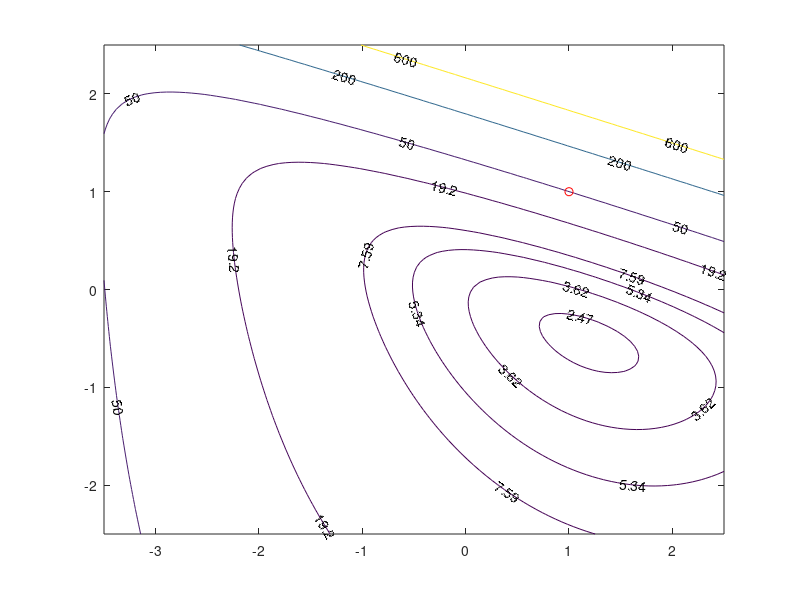

The MATLAB script that drew this image:
tol = 1e-4;
x0 = [2; -2];
epsilon = tol;  % Use epsilon as in the provided algorithm

% Define the given constants and initial guess
P = (1/8) * [7, sqrt(3); sqrt(3), 5];
xc = [1; 1];

% Define the function f0
% f0 = @(x) exp(x(1) + 3*x(2) - 0.1) + exp(-x(1) - 0.1) + (x - xc)' * P * (x - xc);
f0 = @(x1, x2, xc, P) exp(x1 + 3*x2 - 0.1) + exp(-x1 - 0.1) + ([x1; x2] - xc)' * P * ([x1; x2] - xc);
% Gradient of f0(x)
grad_f0 = @(x) [exp(x(1) + 3*x(2) - 0.1) - exp(x(1) - x(2) - 0.1);
                3*exp(x(1) + 3*x(2) - 0.1) - exp(x(1) - x(2) - 0.1)] + 2*P*(x - xc);

% Hessian of f0(x)
hess_f0 = @(x) [exp(x(1) + 3*x(2) - 0.1) + exp(x(1) - x(2) - 0.1), 3*exp(x(1) + 3*x(2) - 0.1) - exp(x(1) - x(2) - 0.1);
                3*exp(x(1) + 3*x(2) - 0.1) - exp(x(1) - x(2) - 0.1), 9*exp(x(1) + 3*x(2) - 0.1) + exp(x(1) - x(2) - 0.1)] + 2*P;

% Initialize iteration variables
iter_count = 0;
x = x0;
g = grad_f0(x);
v = -inv(hess_f0(x)) * g;
Delta = -g' * v;

x_es = {};
% Newton's method iteration
% while true
% 
%     % Update iteration variables
%     g = grad_f0(x);
%     v = -inv(hess_f0(x)) * g;
%     Delta = -g' * v;
%     if Delta < epsilon
%         break
%     else
%         x = x + v;
%         x_es{iter_count + 1} = x;
%     end
%     iter_count = iter_count + 1;
% end

for i=1:5
   x = x - inv(hess_f0(x)) * grad_f0(x)
   x_es{i} = x;
end

x1_range = linspace(-3.5, 2.5, 100);
x2_range = linspace(-2.5, 2.5, 100);

% Create a grid of x1 and x2
x1_range = linspace(-3.5, 2.5, 100);
x2_range = linspace(-2.5, 2.5, 100);

% Create a grid of x1 and x2
[X1, X2] = meshgrid(x1_range, x2_range);

% Use arrayfun to apply f0 over the grid
Z = arrayfun(@(x1, x2) f0(x1, x2, xc, P), X1, X2);

% Create the contour plot
% contour(X1, X2, Z, ,'-k');
contour(X1, X2, Z, [2.47, 3.62, 5.34, 7.59, 19.2, 50, 200, 600], 'ShowText','on')
% Optionally, add the center point to the plot
hold on;
plot(xc(1), xc(2), 'ro'); % Red 'o' for the center point
hold off;

